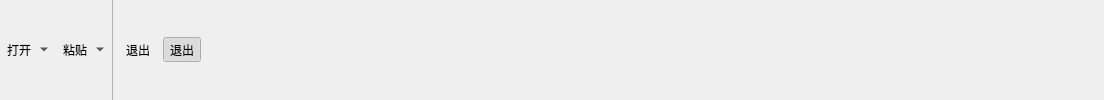
          <widget class="QWidget" name="tab">
           <attribute name="title">
            <string>文件</string>
           </attribute>
           <layout class="QHBoxLayout" name="horizontalLayout">
            <property name="leftMargin">
             <number>0</number>
            </property>
            <property name="topMargin">
             <number>0</number>
            </property>
            <property name="rightMargin">
             <number>0</number>
            </property>
            <property name="bottomMargin">
             <number>0</number>
            </property>
            <item>
             <widget class="QToolButton" name="toolButton_4">
              <property name="styleSheet">
               <string notr="true"/>
              </property>
              <property name="text">
               <string>打开</string>
              </property>
              <property name="icon">
               <iconset>
                <normaloff>../../../../workspace/UMVision/UMVision/icon/folder-open.png</normaloff>../../../../workspace/UMVision/UMVision/icon/folder-open.png</iconset>
              </property>
              <property name="iconSize">
               <size>
                <width>32</width>
                <height>32</height>
               </size>
              </property>
              <property name="popupMode">
               <enum>QToolButton::MenuButtonPopup</enum>
              </property>
              <property name="toolButtonStyle">
               <enum>Qt::ToolButtonTextUnderIcon</enum>
              </property>
              <property name="autoRaise">
               <bool>true</bool>
              </property>
              <property name="arrowType">
               <enum>Qt::NoArrow</enum>
              </property>
             </widget>
            </item>
            <item>
             <widget class="QToolButton" name="toolButton_5">
              <property name="styleSheet">
               <string notr="true"/>
              </property>
              <property name="text">
               <string>粘贴</string>
              </property>
              <property name="icon">
               <iconset>
                <normaloff>../../../../workspace/UMVision/UMVision/icon/paste.png</normaloff>../../../../workspace/UMVision/UMVision/icon/paste.png</iconset>
              </property>
              <property name="iconSize">
               <size>
                <width>32</width>
                <height>32</height>
               </size>
              </property>
              <property name="popupMode">
               <enum>QToolButton::MenuButtonPopup</enum>
              </property>
              <property name="toolButtonStyle">
               <enum>Qt::ToolButtonTextUnderIcon</enum>
              </property>
              <property name="autoRaise">
               <bool>true</bool>
              </property>
              <property name="arrowType">
               <enum>Qt::NoArrow</enum>
              </property>
             </widget>
            </item>
            <item>
             <widget class="Line" name="line">
              <property name="minimumSize">
               <size>
                <width>1</width>
                <height>0</height>
               </size>
              </property>
              <property name="maximumSize">
               <size>
                <width>1</width>
                <height>16777215</height>
               </size>
              </property>
              <property name="styleSheet">
               <string notr="true">border-color:rgb(177,177,177);
background-color:rgb(177,177,177);
color:rgb(177,177,177);
width:2px;</string>
              </property>
              <property name="frameShadow">
               <enum>QFrame::Plain</enum>
              </property>
              <property name="orientation">
               <enum>Qt::Vertical</enum>
              </property>
             </widget>
            </item>
            <item>
             <widget class="QToolButton" name="toolButton_6">
              <property name="styleSheet">
               <string notr="true"/>
              </property>
              <property name="text">
               <string>退出</string>
              </property>
              <property name="icon">
               <iconset>
                <normaloff>../../../../workspace/UMVision/UMVision/icon/close.png</normaloff>../../../../workspace/UMVision/UMVision/icon/close.png</iconset>
              </property>
              <property name="iconSize">
               <size>
                <width>32</width>
                <height>32</height>
               </size>
              </property>
              <property name="popupMode">
               <enum>QToolButton::DelayedPopup</enum>
              </property>
              <property name="toolButtonStyle">
               <enum>Qt::ToolButtonTextUnderIcon</enum>
              </property>
              <property name="autoRaise">
               <bool>true</bool>
              </property>
              <property name="arrowType">
               <enum>Qt::NoArrow</enum>
              </property>
             </widget>
            </item>
            <item>
             <widget class="QToolButton" name="toolButton_7">
              <property name="styleSheet">
               <string notr="true"/>
              </property>
              <property name="text">
               <string>退出</string>
              </property>
              <property name="icon">
               <iconset>
                <normaloff>../../../../workspace/UMVision/UMVision/icon/close.png</normaloff>../../../../workspace/UMVision/UMVision/icon/close.png</iconset>
              </property>
              <property name="iconSize">
               <size>
                <width>32</width>
                <height>32</height>
               </size>
              </property>
              <property name="checkable">
               <bool>true</bool>
              </property>
              <property name="checked">
               <bool>true</bool>
              </property>
              <property name="popupMode">
               <enum>QToolButton::DelayedPopup</enum>
              </property>
              <property name="toolButtonStyle">
               <enum>Qt::ToolButtonTextUnderIcon</enum>
              </property>
              <property name="autoRaise">
               <bool>true</bool>
              </property>
              <property name="arrowType">
               <enum>Qt::NoArrow</enum>
              </property>
             </widget>
            </item>
            <item>
             <spacer name="horizontalSpacer">
              <property name="orientation">
               <enum>Qt::Horizontal</enum>
              </property>
              <property name="sizeHint" stdset="0">
               <size>
                <width>903</width>
                <height>20</height>
               </size>
              </property>
             </spacer>
            </item>
           </layout>
          </widget>
